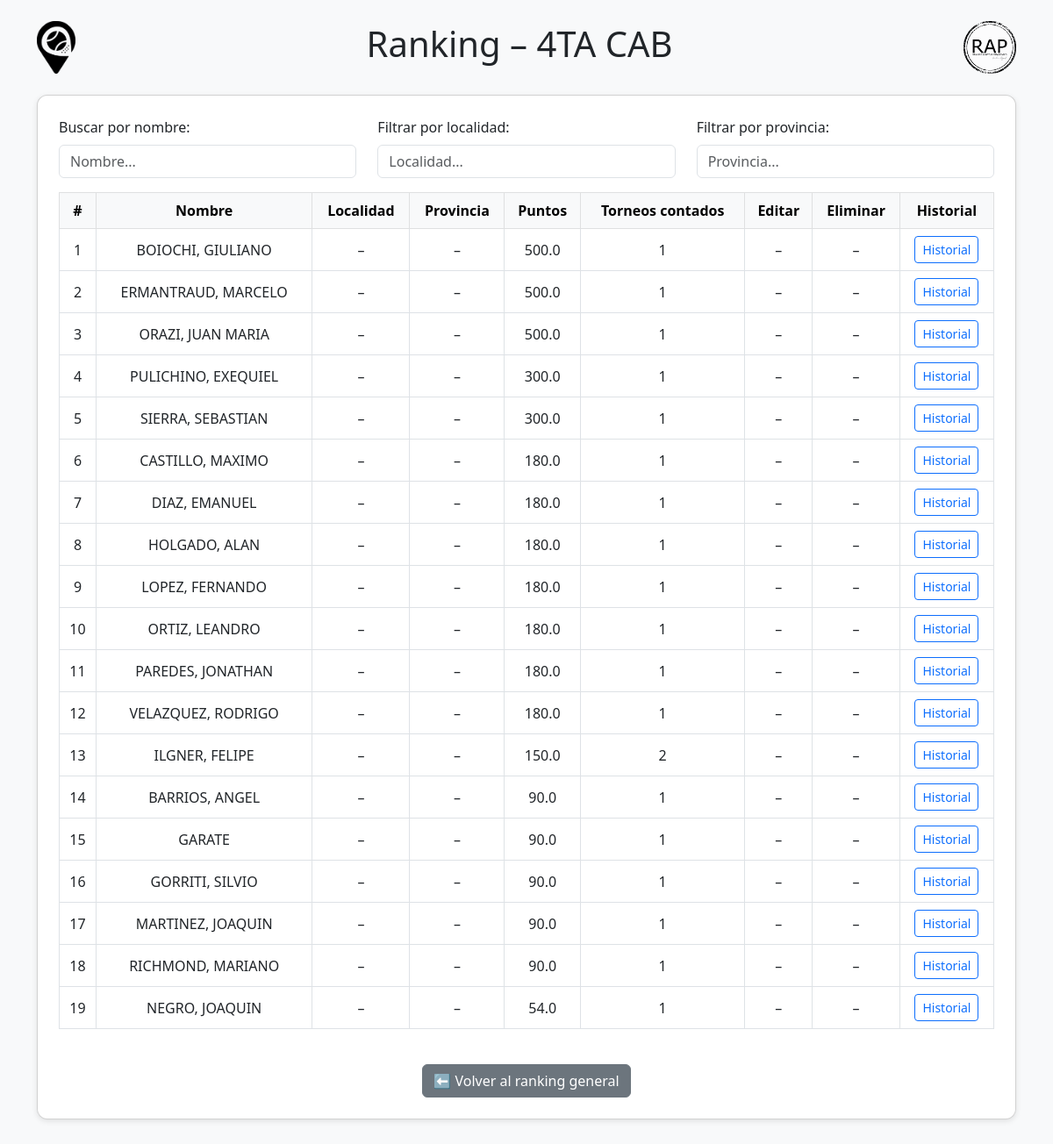
/ranking/4TA CAB, run on an earlier commit of the app's database.
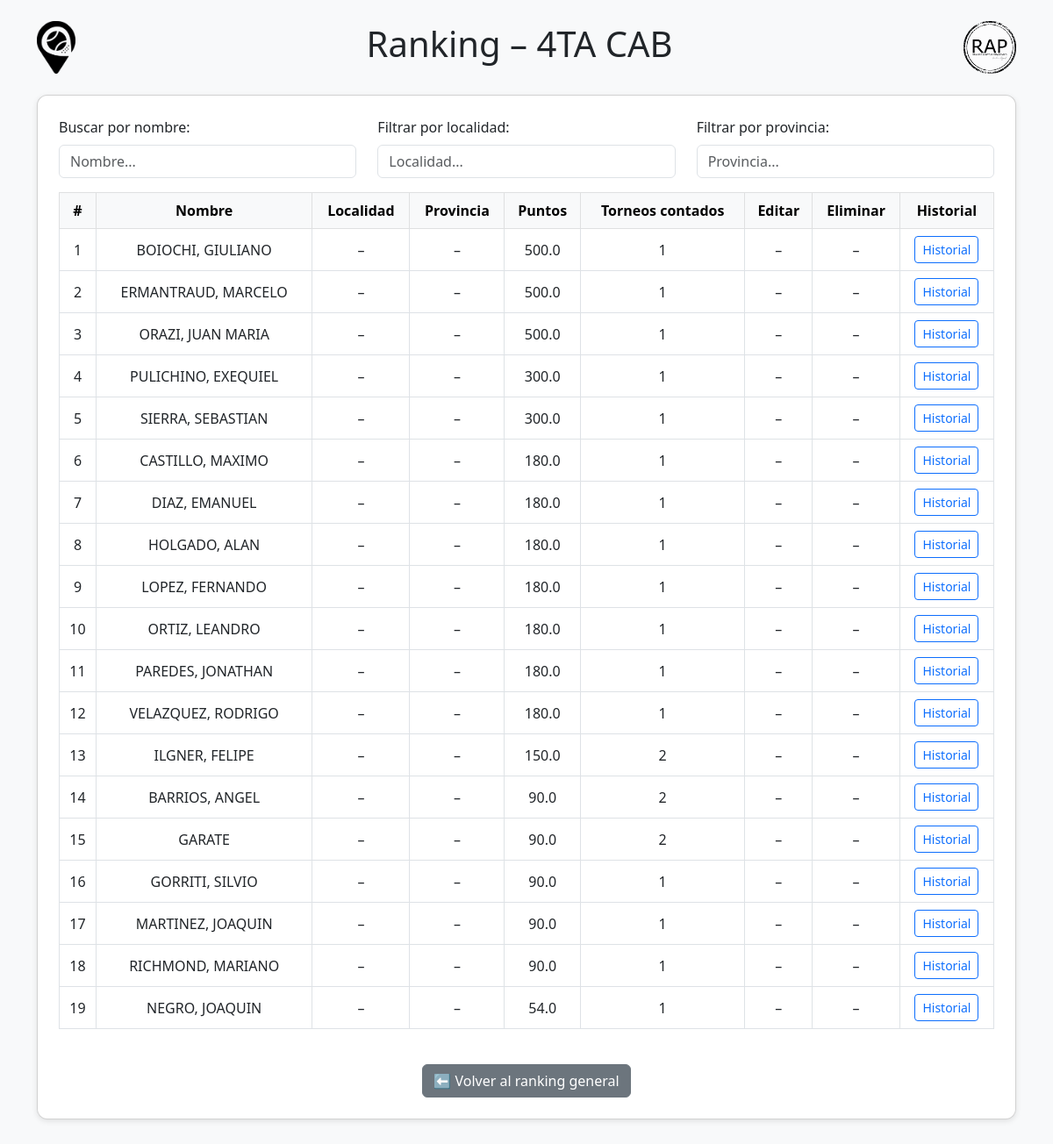
And on a later commit of the database.
### tables this page shows
CREATE TABLE jugadores (
            id INTEGER PRIMARY KEY AUTOINCREMENT,
            nombre TEXT UNIQUE,
            categoria TEXT,
            localidad TEXT,
            provincia TEXT,
            puntos INTEGER DEFAULT 0,
            historial TEXT
        );

### app.py (the view)
@app.route('/ranking/<categoria>')
def ranking_por_categoria(categoria):
    conn = get_db_connection()
    conn.row_factory = sqlite3.Row
    cursor = conn.cursor()
    cursor.execute("SELECT * FROM jugadores WHERE categoria = ?", (categoria,))
    rows = cursor.fetchall()
    conn.close()
    jugadores_categoria = []
    for row in rows:
        historial = json.loads(row['historial']) if row['historial'] else []
        jugadores_categoria.append({
            'nombre': row['nombre'],
            'categoria': row['categoria'],
            'localidad': row['localidad'],
            'provincia': row['provincia'],
            'puntos': row['puntos'],
            'historial': historial
        })
    ranking_base = calcular_ranking_temporada(jugadores_categoria, cantidad_maxima=6, ignorar_liga=True)
    return render_template('ranking_categoria.html', jugadores=ranking_base, categoria_actual=categoria)

### app.py (called while the page is built)
def get_db_connection():
    db_path = os.path.join(os.path.dirname(__file__), 'database.db')
    conn = sqlite3.connect(db_path)
    conn.row_factory = sqlite3.Row
    return conn

### templates/ranking_categoria.html (shortened to what this page needs)
<!DOCTYPE html>
<html lang="es">
<head>
    <link href="https://cdn.jsdelivr.net/npm/bootstrap@5.3.0/dist/css/bootstrap.min.css" rel="stylesheet">
</head>
<body class="bg-light">
<div class="container py-4">
    <div class="d-flex justify-content-between align-items-center mb-4">
        <img src="{{ url_for('static', filename='img/logo_academia.png') }}" alt="Academia Bogado" class="logo-header">
        <h1 class="text-center flex-grow-1">Ranking – {{ categoria_actual }}</h1>
        <img src="{{ url_for('static', filename='img/logo_rap.png') }}" alt="RAP Ranking" class="logo-header">
    </div>
    <div class="card card-custom p-4 bg-white">
        <div class="row mb-3">
            <div class="col-md-4">
                <label for="filtro-nombre" class="form-label">Buscar por nombre:</label>
                <input type="text" id="filtro-nombre" class="form-control" placeholder="Nombre...">
            </div>
            <div class="col-md-4">
                <label for="filtro-localidad" class="form-label">Filtrar por localidad:</label>
                <input type="text" id="filtro-localidad" class="form-control" placeholder="Localidad...">
            </div>
            <div class="col-md-4">
                <label for="filtro-provincia" class="form-label">Filtrar por provincia:</label>
                <input type="text" id="filtro-provincia" class="form-control" placeholder="Provincia...">
            </div>
        </div>
        {% if jugadores %}
        <div class="table-responsive">
            <table class="table table-bordered table-hover align-middle text-center">
                <thead class="table-light">
                    <tr>
                        <th>#</th>
                        <th>Nombre</th>
                        <th>Localidad</th>
                        <th>Provincia</th>
                        <th>Puntos</th>
                        <th>Torneos contados</th>
                        <th>Editar</th>
                        <th>Eliminar</th>
                        <th>Historial</th>
                    </tr>
                </thead>
                <tbody>
                    {% for jugador in jugadores %}
                    <tr>
                        <td>{{ loop.index }}</td>
                        <td>{{ jugador.nombre }}</td>
                        <td>{{ jugador.localidad or '–' }}</td>
                        <td>{{ jugador.provincia or '–' }}</td>
                        <td>{{ jugador.puntos }}</td>
                        <td>{{ jugador.torneos_contados }}</td>
                        {% if session.get('es_admin') %}
                        <td>
                            <a class="btn btn-warning btn-sm" href="{{ url_for('editar_jugador', nombre=jugador.nombre) }}">Editar</a>
                        </td>
                        <td>
                            <form action="{{ url_for('eliminar_jugador', nombre=jugador.nombre) }}" method="get" onsubmit="return confirm('¿Estás seguro de eliminar a {{ jugador.nombre }}?');">
                                <button class="btn btn-danger btn-sm" type="submit">Eliminar</button>
                            </form>
                        </td>
                        {% else %}
                        <td>–</td>
                        <td>–</td>
                        {% endif %}
                        <td>
                            <a class="btn btn-outline-primary btn-sm" href="{{ url_for('historial', nombre=jugador.nombre) }}">Historial</a>
                        </td>
                    </tr>
                    {% endfor %}
                </tbody>
            </table>
        </div>
        {% else %}
        <div class="alert alert-warning text-center">
            No hay jugadores registrados en esta categoría.
        </div>
        {% endif %}
        <div class="text-center mt-4">
            <a href="{{ url_for('index') }}" class="btn btn-secondary">⬅ Volver al ranking general</a>
        </div>
    </div>
</div>
</body>
</html>

What changed in the data, as far as the page shows it:
changed jugadores "BARRIOS, ANGEL": torneos_contados "1" → "2"
changed jugadores "GARATE": torneos_contados "1" → "2"
